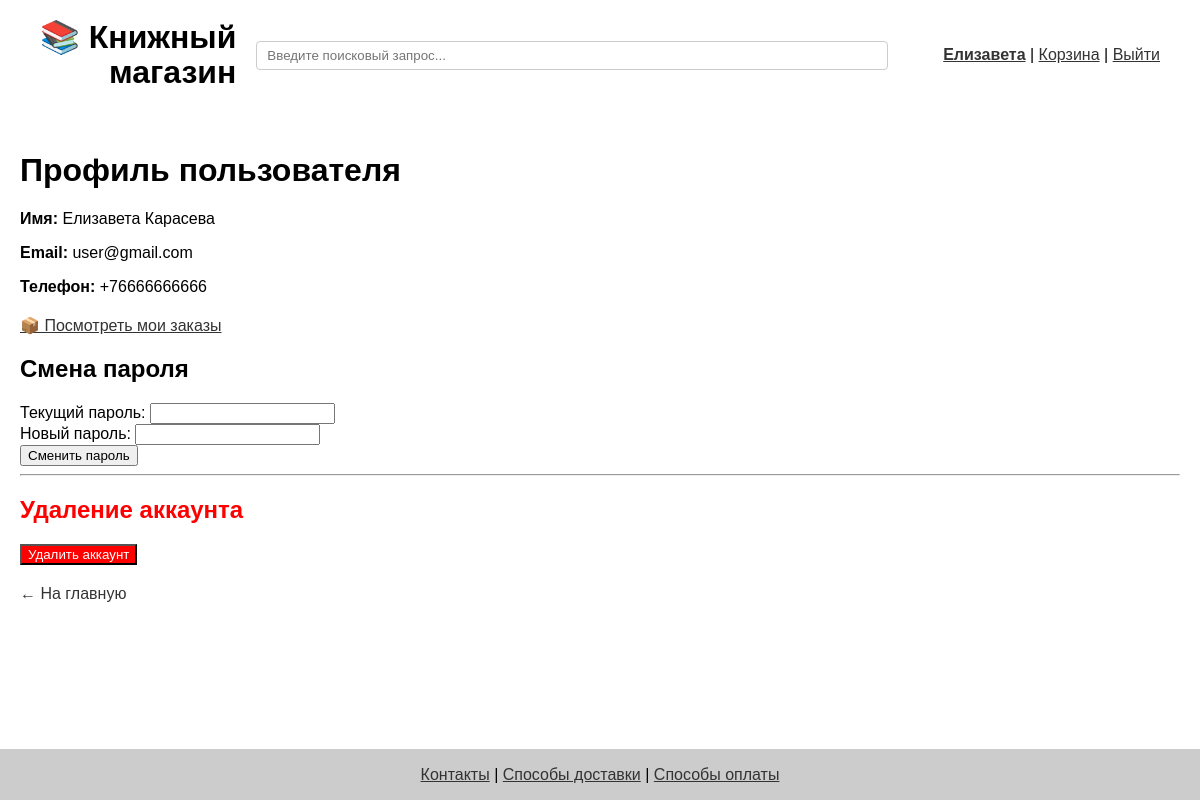
The app's page /profile (signed in) with its own data.
### app/models.py (models this page shows, shortened)
class User(db.Model, UserMixin):
    id = db.Column(db.Integer, primary_key=True)
    first_name = db.Column(db.String(50), nullable=False)
    last_name = db.Column(db.String(50), nullable=False)
    full_name = f"{first_name} {last_name}"
    email = db.Column(db.String(120), unique=True, nullable=False)
    phone = db.Column(db.String(20))
    password = db.Column(db.String(100), nullable=False)
    cart_items = db.relationship('CartItem', back_populates='user', cascade='all, delete-orphan', passive_deletes=True)
    reviews = db.relationship('Review', backref='user', cascade='all, delete-orphan', passive_deletes=True)

### app/routes.py (the view)
@app.route('/profile')
@login_required
def profile():
    return render_template('profile.html')

### app/__init__.py (called while the page is built)
@login_manager.user_loader
def load_user(user_id):
    return User.query.get(int(user_id))

### app/routes.py (called while the page is built)
@app.context_processor
def inject_genres():
    return dict(genres=[g[0] for g in db.session.query(Book.genre).distinct() if g[0]])

### app/templates/profile.html (shortened to what this page needs)
{% extends 'base.html' %}
{% block content %}
<h1>Профиль пользователя</h1>
<div style="margin-bottom: 20px;">
    <p><strong>Имя:</strong> {{ current_user.first_name }} {{ current_user.last_name }}</p>
    <p><strong>Email:</strong> {{ current_user.email }}</p>
    <p><strong>Телефон:</strong> {{ current_user.phone }}</p>
</div>
<p><a href="{{ url_for('orders') }}">📦 Посмотреть мои заказы</a></p>
<h2>Смена пароля</h2>
<form method="post" action="{{ url_for('change_password') }}">
    <label>Текущий пароль:
        <input type="password" name="current_password" required>
    </label><br>
    <label>Новый пароль:
        <input type="password" name="new_password" required>
    </label><br>
    <button type="submit">Сменить пароль</button>
</form>
<hr>
<h2 style="color: red;">Удаление аккаунта</h2>
<form method="post" action="{{ url_for('delete_account') }}" onsubmit="return confirm('Вы уверены, что хотите удалить аккаунт?')">
    <button type="submit" style="color: white; background-color: red;">Удалить аккаунт</button>
</form>
<a href="{{ url_for('index') }}" style="display: inline-block; margin-top: 20px; text-decoration: none;">← На главную</a>
    <br>
    <br>
    <br>
    <br>
{% endblock %}

### app/templates/base.html (shortened to what this page needs)
<!DOCTYPE html>
<html lang="ru">
<head>
</head>
<body>
<div class="wrapper">
<header style="padding: 20px;">
    <div style="
        display: flex;
        flex-wrap: wrap;
        align-items: center;
        justify-content: space-between;
        gap: 20px;
    ">
        <div style="flex-shrink: 0;">
            <a href="{{ url_for('index') }}" style="text-decoration: none; color: inherit;">
                <h1 style="margin: 0; line-height: 1.1; white-space: nowrap; text-align: right;">
                    📚 Книжный<br>магазин
                </h1>
            </a>
        </div>
        <div style="
            display: flex;
            flex: 1;
            min-width: 250px;
            flex-wrap: wrap;
            justify-content: flex-end;
            align-items: center;
            gap: 10px;
        ">
            <form action="{{ url_for('search') }}" method="get" style="flex: 1; min-width: 150px;">
                <input type="text" name="q"
                       placeholder="Введите поисковый запрос..."
                       value="{{ request.args.get('q', '') }}"
                       style="width: 90%; padding: 6px 10px; border: 1px solid #ccc; border-radius: 4px;">
            </form>
            <div style="white-space: nowrap;">
                {% if current_user.is_authenticated %}
                    <a href="{{ url_for('profile') }}"><strong>{{ current_user.first_name }}</strong></a> |
                    <a href="{{ url_for('view_cart') }}">Корзина</a> |
                    <a href="{{ url_for('logout') }}">Выйти</a>
                {% else %}
                    <a href="{{ url_for('login') }}">Вход</a> |
                    <a href="{{ url_for('register') }}">Регистрация</a>
                {% endif %}
            </div>
        </div>
    </div>
</header>
<div class="container">
    <main class="main-content">
        {% block content %}{% endblock %}
    </main>
</div>
    <footer>
        <p>
            <a href="{{ url_for('contacts') }}">Контакты</a> |
            <a href="{{ url_for('delivery') }}">Способы доставки</a> |
            <a href="{{ url_for('payment') }}">Способы оплаты</a>
        </p>
    </footer>
</div>
</body>
</html>

### app/templates/base.html (style rules this page uses)
html, body { height: 100%; margin: 0; padding: 0; font-family: sans-serif; }
.wrapper { flex: 1; display: flex; flex-direction: column; max-width: 1200px; margin: 0 auto; padding: 0 20px; min-height: 100vh; }
.main-content { flex: 1; padding: 20px 0; }
.container { display: flex; flex-direction: column; gap: 20px; }
header, footer { padding: 25px 20px; }
footer { text-align: center; padding: 0px 0; border-top: 1px solid #ccc; }
a { color: #333; }
footer { position: fixed; bottom: 0; width: 100%; left: 0; background: #ccc; }

### records on screen
User: first_name "Елизавета", last_name "Карасева", email "user@gmail.com", phone "+76666666666"
